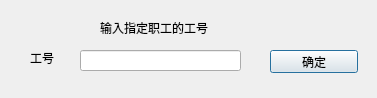
<?xml version="1.0" encoding="UTF-8"?>
<ui version="4.0">
 <class>FindFMeberDialog</class>
 <widget class="QDialog" name="FindFMeberDialog">
  <property name="geometry">
   <rect>
    <x>0</x>
    <y>0</y>
    <width>377</width>
    <height>98</height>
   </rect>
  </property>
  <property name="windowTitle">
   <string>Dialog</string>
  </property>
  <widget class="QLabel" name="label">
   <property name="geometry">
    <rect>
     <x>30</x>
     <y>50</y>
     <width>61</width>
     <height>16</height>
    </rect>
   </property>
   <property name="text">
    <string>工号</string>
   </property>
  </widget>
  <widget class="QLineEdit" name="number_lineEdit">
   <property name="geometry">
    <rect>
     <x>80</x>
     <y>50</y>
     <width>161</width>
     <height>21</height>
    </rect>
   </property>
  </widget>
  <widget class="QLabel" name="label_2">
   <property name="geometry">
    <rect>
     <x>100</x>
     <y>20</y>
     <width>151</width>
     <height>16</height>
    </rect>
   </property>
   <property name="text">
    <string>输入指定职工的工号</string>
   </property>
  </widget>
  <widget class="QPushButton" name="OK_pushButton">
   <property name="geometry">
    <rect>
     <x>270</x>
     <y>50</y>
     <width>88</width>
     <height>23</height>
    </rect>
   </property>
   <property name="text">
    <string>确定</string>
   </property>
  </widget>
 </widget>
 <resources/>
 <connections>
  <connection>
   <sender>OK_pushButton</sender>
   <signal>clicked()</signal>
   <receiver>FindFMeberDialog</receiver>
   <slot>accept()</slot>
   <hints>
    <hint type="sourcelabel">
     <x>319</x>
     <y>60</y>
    </hint>
    <hint type="destinationlabel">
     <x>318</x>
     <y>16</y>
    </hint>
   </hints>
  </connection>
 </connections>
</ui>
